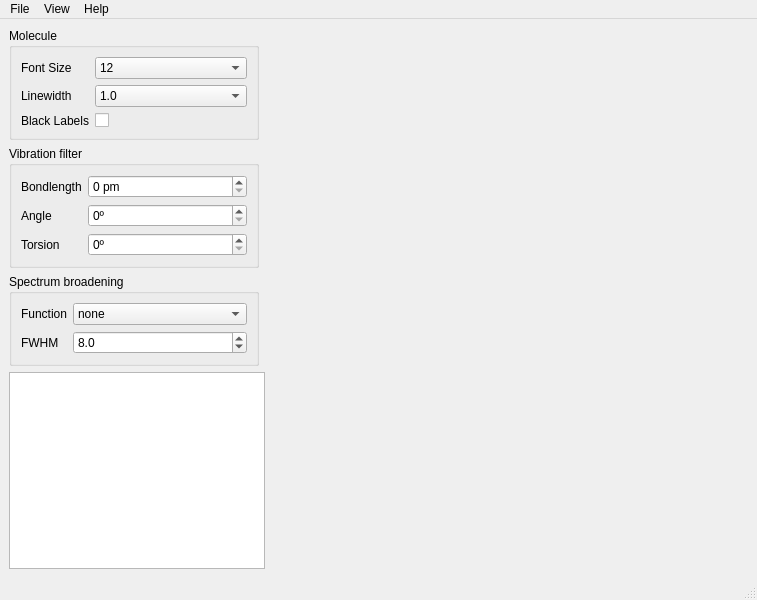
<?xml version="1.0" encoding="UTF-8"?>
<ui version="4.0">
 <class>MainWindow</class>
 <widget class="QMainWindow" name="MainWindow">
  <property name="geometry">
   <rect>
    <x>0</x>
    <y>0</y>
    <width>757</width>
    <height>600</height>
   </rect>
  </property>
  <property name="windowTitle">
   <string>QVibeplot</string>
  </property>
  <widget class="QWidget" name="centralwidget">
   <layout class="QHBoxLayout" name="horizontalLayout">
    <item>
     <layout class="QVBoxLayout" name="leftVLayout">
      <item>
       <widget class="QGroupBox" name="moleculeGB">
        <property name="sizePolicy">
         <sizepolicy hsizetype="Fixed" vsizetype="Fixed">
          <horstretch>0</horstretch>
          <verstretch>0</verstretch>
         </sizepolicy>
        </property>
        <property name="minimumSize">
         <size>
          <width>250</width>
          <height>0</height>
         </size>
        </property>
        <property name="title">
         <string>Molecule</string>
        </property>
        <layout class="QFormLayout" name="formLayout_3">
         <property name="fieldGrowthPolicy">
          <enum>QFormLayout::AllNonFixedFieldsGrow</enum>
         </property>
         <item row="0" column="0">
          <widget class="QLabel" name="fontSizeLabel">
           <property name="text">
            <string>Font Size</string>
           </property>
           <property name="buddy">
            <cstring>fontSizeComboBox</cstring>
           </property>
          </widget>
         </item>
         <item row="0" column="1">
          <widget class="QComboBox" name="fontSizeComboBox">
           <property name="currentIndex">
            <number>3</number>
           </property>
           <item>
            <property name="text">
             <string notr="true">6</string>
            </property>
           </item>
           <item>
            <property name="text">
             <string notr="true">8</string>
            </property>
           </item>
           <item>
            <property name="text">
             <string notr="true">10</string>
            </property>
           </item>
           <item>
            <property name="text">
             <string notr="true">12</string>
            </property>
           </item>
           <item>
            <property name="text">
             <string notr="true">14</string>
            </property>
           </item>
           <item>
            <property name="text">
             <string notr="true">18</string>
            </property>
           </item>
           <item>
            <property name="text">
             <string notr="true">20</string>
            </property>
           </item>
           <item>
            <property name="text">
             <string notr="true">24</string>
            </property>
           </item>
           <item>
            <property name="text">
             <string notr="true">32</string>
            </property>
           </item>
          </widget>
         </item>
         <item row="1" column="0">
          <widget class="QLabel" name="lineWidthLabel">
           <property name="text">
            <string>Linewidth</string>
           </property>
           <property name="buddy">
            <cstring>lineWidthComboBox</cstring>
           </property>
          </widget>
         </item>
         <item row="1" column="1">
          <widget class="QComboBox" name="lineWidthComboBox">
           <property name="currentIndex">
            <number>3</number>
           </property>
           <item>
            <property name="text">
             <string>0.0</string>
            </property>
           </item>
           <item>
            <property name="text">
             <string>0.2</string>
            </property>
           </item>
           <item>
            <property name="text">
             <string>0.5</string>
            </property>
           </item>
           <item>
            <property name="text">
             <string>1.0</string>
            </property>
           </item>
           <item>
            <property name="text">
             <string>2.0</string>
            </property>
           </item>
           <item>
            <property name="text">
             <string>4.0</string>
            </property>
           </item>
          </widget>
         </item>
         <item row="2" column="0">
          <widget class="QLabel" name="colorLabelLabel">
           <property name="text">
            <string>Black Labels</string>
           </property>
           <property name="buddy">
            <cstring>colorLabelCheckBox</cstring>
           </property>
          </widget>
         </item>
         <item row="2" column="1">
          <widget class="QCheckBox" name="colorLabelCheckBox">
           <property name="enabled">
            <bool>true</bool>
           </property>
           <property name="text">
            <string/>
           </property>
          </widget>
         </item>
        </layout>
       </widget>
      </item>
      <item>
       <widget class="QGroupBox" name="vibrationGB">
        <property name="sizePolicy">
         <sizepolicy hsizetype="Fixed" vsizetype="Fixed">
          <horstretch>0</horstretch>
          <verstretch>0</verstretch>
         </sizepolicy>
        </property>
        <property name="minimumSize">
         <size>
          <width>250</width>
          <height>0</height>
         </size>
        </property>
        <property name="title">
         <string>Vibration filter</string>
        </property>
        <layout class="QFormLayout" name="formLayout_2">
         <item row="0" column="0">
          <widget class="QLabel" name="bondlengthFilterLabel">
           <property name="text">
            <string>Bondlength</string>
           </property>
           <property name="buddy">
            <cstring>bondlengthFilter</cstring>
           </property>
          </widget>
         </item>
         <item row="0" column="1">
          <widget class="QSpinBox" name="bondlengthFilter">
           <property name="suffix">
            <string notr="true"> pm</string>
           </property>
           <property name="maximum">
            <number>100</number>
           </property>
           <property name="singleStep">
            <number>5</number>
           </property>
           <property name="value">
            <number>0</number>
           </property>
          </widget>
         </item>
         <item row="1" column="0">
          <widget class="QLabel" name="angleFilterLabel">
           <property name="text">
            <string>Angle</string>
           </property>
           <property name="buddy">
            <cstring>angleFilter</cstring>
           </property>
          </widget>
         </item>
         <item row="1" column="1">
          <widget class="QSpinBox" name="angleFilter">
           <property name="suffix">
            <string>º</string>
           </property>
           <property name="maximum">
            <number>90</number>
           </property>
           <property name="singleStep">
            <number>5</number>
           </property>
           <property name="value">
            <number>0</number>
           </property>
          </widget>
         </item>
         <item row="2" column="0">
          <widget class="QLabel" name="torsionFilterLabel">
           <property name="text">
            <string>Torsion</string>
           </property>
           <property name="buddy">
            <cstring>torsionFilter</cstring>
           </property>
          </widget>
         </item>
         <item row="2" column="1">
          <widget class="QSpinBox" name="torsionFilter">
           <property name="suffix">
            <string>º</string>
           </property>
           <property name="maximum">
            <number>180</number>
           </property>
           <property name="singleStep">
            <number>10</number>
           </property>
           <property name="value">
            <number>0</number>
           </property>
          </widget>
         </item>
        </layout>
       </widget>
      </item>
      <item>
       <widget class="QGroupBox" name="spectrumGB">
        <property name="sizePolicy">
         <sizepolicy hsizetype="Fixed" vsizetype="Minimum">
          <horstretch>0</horstretch>
          <verstretch>0</verstretch>
         </sizepolicy>
        </property>
        <property name="minimumSize">
         <size>
          <width>250</width>
          <height>0</height>
         </size>
        </property>
        <property name="title">
         <string>Spectrum broadening</string>
        </property>
        <layout class="QFormLayout" name="formLayout">
         <item row="0" column="0">
          <widget class="QLabel" name="broadeningLabel">
           <property name="text">
            <string>Function</string>
           </property>
           <property name="buddy">
            <cstring>broadeningComboBox</cstring>
           </property>
          </widget>
         </item>
         <item row="0" column="1">
          <widget class="QComboBox" name="broadeningComboBox">
           <property name="currentIndex">
            <number>0</number>
           </property>
           <item>
            <property name="text">
             <string>none</string>
            </property>
           </item>
           <item>
            <property name="text">
             <string>lorentzian</string>
            </property>
           </item>
           <item>
            <property name="text">
             <string>gaussian</string>
            </property>
           </item>
          </widget>
         </item>
         <item row="1" column="0">
          <widget class="QLabel" name="fwhmLabel">
           <property name="text">
            <string>FWHM</string>
           </property>
           <property name="buddy">
            <cstring>fwhmDoubleSpinBox</cstring>
           </property>
          </widget>
         </item>
         <item row="1" column="1">
          <widget class="QDoubleSpinBox" name="fwhmDoubleSpinBox">
           <property name="decimals">
            <number>1</number>
           </property>
           <property name="maximum">
            <double>40.000000000000000</double>
           </property>
           <property name="value">
            <double>8.000000000000000</double>
           </property>
          </widget>
         </item>
        </layout>
       </widget>
      </item>
      <item>
       <widget class="QListWidget" name="frequencyList">
        <property name="sizePolicy">
         <sizepolicy hsizetype="Fixed" vsizetype="Expanding">
          <horstretch>0</horstretch>
          <verstretch>0</verstretch>
         </sizepolicy>
        </property>
        <property name="minimumSize">
         <size>
          <width>250</width>
          <height>0</height>
         </size>
        </property>
        <property name="sortingEnabled">
         <bool>true</bool>
        </property>
       </widget>
      </item>
     </layout>
    </item>
    <item>
     <layout class="QVBoxLayout" name="rightVLayout">
      <item>
       <widget class="MplCanvas" name="moleculeCanvas" native="true">
        <property name="minimumSize">
         <size>
          <width>200</width>
          <height>200</height>
         </size>
        </property>
       </widget>
      </item>
      <item>
       <widget class="MplCanvas" name="spectrumCanvas" native="true"/>
      </item>
     </layout>
    </item>
   </layout>
  </widget>
  <widget class="QMenuBar" name="menuBar">
   <property name="geometry">
    <rect>
     <x>0</x>
     <y>0</y>
     <width>757</width>
     <height>19</height>
    </rect>
   </property>
   <widget class="QMenu" name="fileMenu">
    <property name="title">
     <string>File</string>
    </property>
   </widget>
   <widget class="QMenu" name="viewMenu">
    <property name="title">
     <string>View</string>
    </property>
   </widget>
   <widget class="QMenu" name="helpMenu">
    <property name="title">
     <string>Help</string>
    </property>
   </widget>
   <addaction name="fileMenu"/>
   <addaction name="viewMenu"/>
   <addaction name="helpMenu"/>
  </widget>
  <widget class="QStatusBar" name="statusbar"/>
  <action name="openAction">
   <property name="text">
    <string>Open</string>
   </property>
  </action>
  <action name="saveImageAction">
   <property name="text">
    <string>Save image</string>
   </property>
  </action>
  <action name="saveImageAsAction">
   <property name="text">
    <string>Save image as...</string>
   </property>
  </action>
  <action name="aboutOrbiMolAction">
   <property name="text">
    <string>About OrbiMol...</string>
   </property>
  </action>
  <action name="quitAction">
   <property name="text">
    <string>Quit</string>
   </property>
  </action>
  <action name="showIndexAction">
   <property name="checkable">
    <bool>true</bool>
   </property>
   <property name="text">
    <string>Show index</string>
   </property>
  </action>
  <action name="showSkeletonAction">
   <property name="text">
    <string>Show skeleton</string>
   </property>
  </action>
  <action name="aboutOpenBabelAction">
   <property name="text">
    <string>About Open Babel</string>
   </property>
  </action>
  <action name="aboutAction">
   <property name="text">
    <string>About</string>
   </property>
  </action>
  <action name="aboutMplAction">
   <property name="text">
    <string>About Matplotlib</string>
   </property>
  </action>
 </widget>
 <customwidgets>
  <customwidget>
   <class>MplCanvas</class>
   <extends>QWidget</extends>
   <header>mpl_canvas</header>
   <container>1</container>
  </customwidget>
 </customwidgets>
 <resources/>
 <connections/>
</ui>
